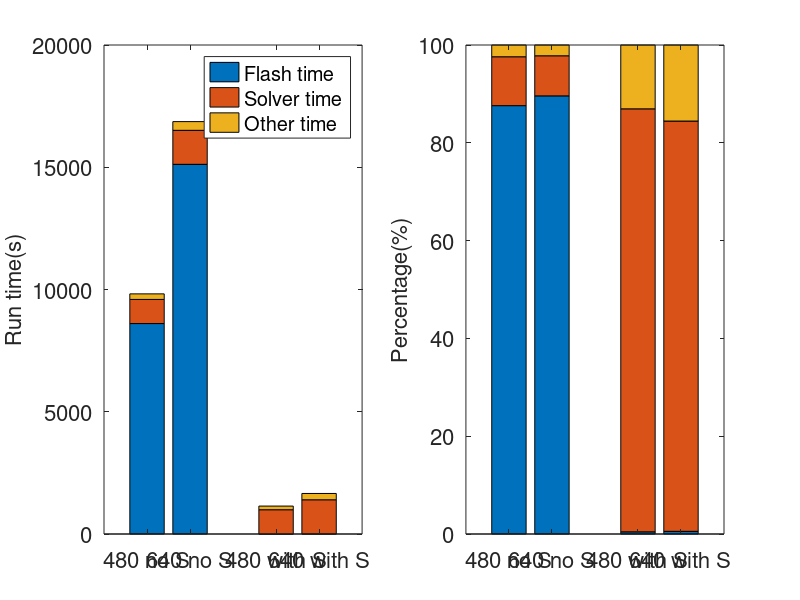

Here is the MATLAB script that generated this plot:


fh = figure();

subplot(1,2,1);
x=[1 2 4 5];
y=[8607.3 986.8 227.5; 15120.2 1390.7 355.8; 5.11 988.3 148.8; 9.1 1391.7 257.4];
bar(x,y,'stacked');
set(gca,'XTickLabel',{'480 no S','640 no S','480 with S','640 with S'},'fontsize',16)
legend('Flash time','Solver time','Other time');
ylabel('Run time(s)','fontsize',16);

subplot(1,2,2);
x=[1 2 4 5];
y=[87.6 10.0 2.4; 89.6 8.2 2.2; 0.45 86.5 13.05; 0.55 83.9 15.55];
bar(x,y,'stacked');
set(gca,'XTickLabel',{'480 no S','640 no S','480 with S','640 with S'},'fontsize',16)
ylabel('Percentage(%)','fontsize',16);

saveas(fh, 'percentage.fig');
